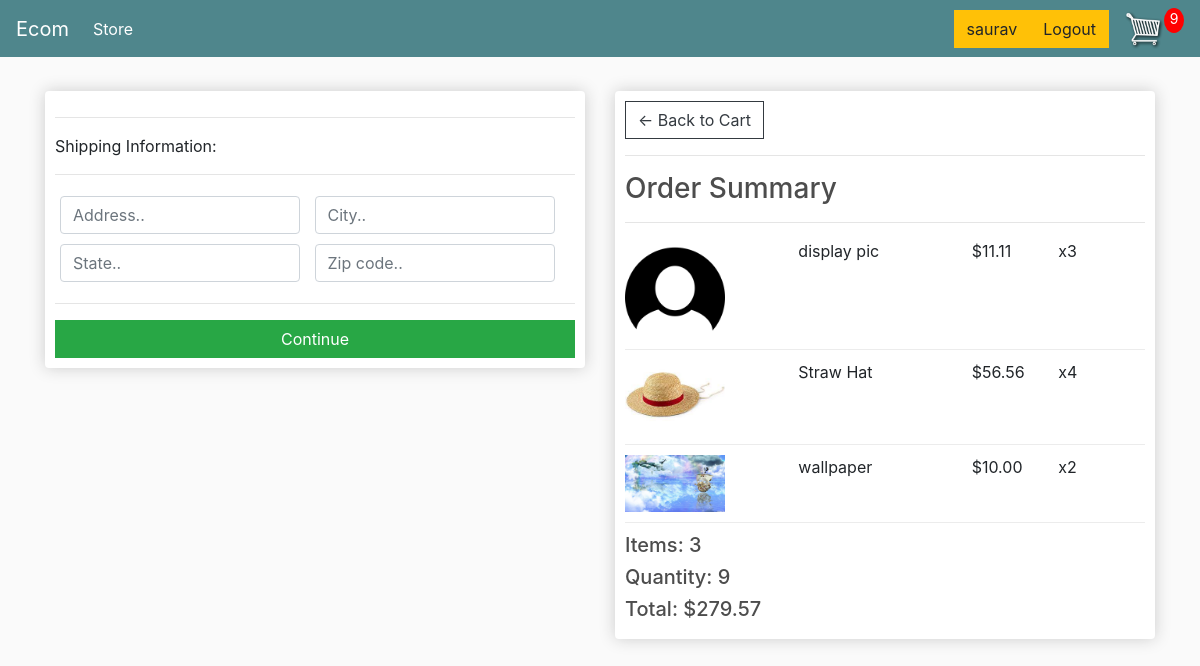
Screenshot of /checkout/ (signed in) with the database file from the repository.
### store/models.py (models this page shows, shortened)
class OrderItem(models.Model):
    product = models.ForeignKey(Product, on_delete=models.SET_NULL, null=True)
    order = models.ForeignKey(Order, on_delete=models.SET_NULL, null=True)
    qty = models.IntegerField(default=0, null=True, blank=True)
    added_date = models.DateTimeField(auto_now_add=True)
    @property
    def get_total(self):
        total = self.product.price * self.qty
        return total

class Product(models.Model):
    name = models.CharField(max_length=200)
    price = models.DecimalField(max_digits=8, decimal_places=2)
    digital = models.BooleanField(default=False, null=True, blank=True)
    image = models.ImageField(null=True, blank=True)
    @property
    def imageURL(self):
        try:
            url = self.image.url
        except:
            url = ''
        return url

class Order(models.Model):
    customer = models.ForeignKey(Customer, on_delete=models.SET_NULL, null=True, blank=True)
    ordered_date = models.DateTimeField(auto_now_add=True)
    complete = models.BooleanField(default=False)
    transaction_id = models.CharField(max_length=100, null=True)
    @property
    def shipping(self):
        shippingStat = False
        orderitems = self.orderitem_set.all()
        for i in orderitems:
            if i.product.digital == False:
                shippingStat = True
        return shippingStat
    def get_cart_total(self):
        orderitems = self.orderitem_set.all()
        cart_total = sum([item.get_total for item in orderitems])
        return cart_total
    def get_cart_total_items(self):
        orderitems= self.orderitem_set.all()
        cart_total_items = sum([1 for item in orderitems])
        return cart_total_items
    def get_cart_itemsQty(self):
        orderitems = self.orderitem_set.all()
        itemsQty = sum([item.qty for item in orderitems])
        return itemsQty

### store/views.py (the view)
# urls.py: path('checkout/', views.checkout, name="checkout"),
def checkout(request):
    if request.user.is_authenticated:
        customer = request.user.customer
        order, created = Order.objects.get_or_create(customer=customer, complete = False)
        items = order.orderitem_set.all()
        cartItems = order.get_cart_total_items
    else:
        items = []
        order = {'get_cart_total': 0 , 'get_cart_itemsQty': 0, 'get_cart_total_items' : 0, 'shipping': False}
    context = {'items':items, 'order': order}
    return render(request, 'store/checkout.html', context )

### store/templates/store/checkout.html (shortened to what this page needs)
{% extends "store/main.html" %}
{% load static %}
{% block content %}
<div class="row">
	<div class="col-lg-6">
		<div class="box-element" id="form-wrapper">
            <form id="form">
                <div id="shipping-info">
                    <hr>
                    <p>Shipping Information:</p>
                    <hr>
                    <div class="form-field">
                        <input class="form-control" type="text" name="address" placeholder="Address..">
                    </div>
                    <div class="form-field">
                        <input class="form-control" type="text" name="city" placeholder="City..">
                    </div>
                    <div class="form-field">
                        <input class="form-control" type="text" name="state" placeholder="State..">
                    </div>
                    <div class="form-field">
                        <input class="form-control" type="text" name="zipcode" placeholder="Zip code..">
                    </div>
                </div>
                <hr>
                <input id="form-button" class="btn btn-success btn-block" type="submit" value="Continue">
            </form>
		</div>
        <br>
	</div>
	<div class="col-lg-6">
		<div class="box-element">
            <a  class="btn btn-outline-dark" href="{% url 'cart' %}">&#x2190; Back to Cart</a>
            <hr>
            <h3>Order Summary</h3>
            <hr>
            {% for item in items %}
            <div class="cart-row">
                <div style="flex:2"><img class="row-image" src="{{ item.product.imageURL }}"></div>
                <div style="flex:2"><p>{{ item.product.name }}</p></div>
                <div style="flex:1"><p>${{ item.product.price|floatformat:2}}</p></div>
                <div style="flex:1"><p>x{{ item.qty }}</p></div>
            </div>
            {% endfor %}
            <h5>Items:   {{ order.get_cart_total_items }}</h5>
            <h5>Quantity:   {{ order.get_cart_itemsQty }}</h5>
            <h5>Total:   ${{ order.get_cart_total }}</h5>
		</div>
	</div>
</div>
{% endblock content %}

### store/templates/store/main.html (shortened to what this page needs)
<!DOCTYPE html>
{% load static %}
<html>
<head>
	<link rel="stylesheet" href="https://stackpath.bootstrapcdn.com/bootstrap/4.4.1/css/bootstrap.min.css">
	<link rel="stylesheet" type="text/css" href="{% static 'css/main.css' %}">
</head>
<body>
	<nav class="navbar navbar-expand-lg navbar-dark bg-dark">
	  <a class="navbar-brand" href="{% url 'store' %}">Ecom</a>
	  <div class="collapse navbar-collapse" id="navbarSupportedContent">
	    <ul class="navbar-nav mr-auto">
	      <li class="nav-item active">
	        <a class="nav-link" href="{% url 'store' %}">Store <span class="sr-only">(current)</span></a>
	      </li>
	    </ul>
	    <div class="form-inline my-2 my-lg-0">
			{% if request.user.is_authenticated %}
			<a href=""class="btn btn-warning">{{ request.user.username }}</a>
			<a href="{% url 'logoutUser' %}"class="btn btn-warning">Logout</a>
			{% else %}
			<a href="{% url 'loginUser' %}"class="btn btn-warning">Login</a>
			{% endif %}
	     	<a href="{% url 'cart' %}">
	    		<img  id="cart-icon" src="{% static 'img/cart.png' %} " class="img-fluid" style="width: 40px">
	    	</a>
	    	<p id="cart-total">{{ cartItemsQty }} </p>
	    </div>
	  </div>
	</nav>
     <div class="container">
            <br>
            {% block content %}
            {% endblock content %}
         </div>
</body>
</html>

### static/css/main.css (style rules this page uses)
body { background-color: hsl(0, 0%, 98%); }
h1,h2,h3,h4,h5,h6 { color:hsl(0, 0%, 30%); }
.box-element { box-shadow:hsl(0, 0%, 80%) 0 0 16px; background-color: #fff; border-radius: 4px; padding: 10px; }
.bg-dark { background-color: #4f868c!important; }
#cart-icon { width:25px; display: inline-block; margin-left: 15px; }
#cart-total { display: block; text-align: center; color:#fff; background-color: red; width: 20px; height: 25px; border-radius: 50%; font-size: 14px; }
.col-lg-4, .col-lg-6, .col-lg-8, .col-lg-12 { margin-top: 10px; }
.btn { border-radius: 0; }
.row-image { width: 100px; }
.form-field { width:250px; display: inline-block; padding: 5px; }
.cart-row { display: flex; align-items: flex-stretch; padding-bottom: 10px; margin-bottom: 10px; border-bottom: 1px solid #ececec; }

### rows the page displays
OrderItem: product.imageURL (picture), product.name "display pic", product.price "11.11", qty "3"
OrderItem: product.imageURL (picture), product.name "Straw Hat", product.price "56.56", qty "4"
OrderItem: product.imageURL (picture), product.name "wallpaper", product.price "10.00", qty "2"
Order: get_cart_total_items "3", get_cart_itemsQty "9", get_cart_total "279.57"

### other values shown
{{ request.user.username }} "saurav"
